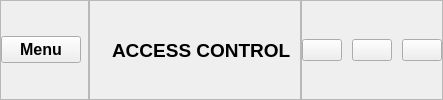
     <widget class="QFrame" name="header_frame">
      <property name="frameShape">
       <enum>QFrame::NoFrame</enum>
      </property>
      <property name="frameShadow">
       <enum>QFrame::Raised</enum>
      </property>
      <layout class="QHBoxLayout" name="horizontalLayout">
       <property name="spacing">
        <number>0</number>
       </property>
       <property name="leftMargin">
        <number>0</number>
       </property>
       <property name="topMargin">
        <number>0</number>
       </property>
       <property name="rightMargin">
        <number>0</number>
       </property>
       <property name="bottomMargin">
        <number>0</number>
       </property>
       <item>
        <widget class="QFrame" name="header_left_frame">
         <property name="frameShape">
          <enum>QFrame::StyledPanel</enum>
         </property>
         <property name="frameShadow">
          <enum>QFrame::Raised</enum>
         </property>
         <layout class="QHBoxLayout" name="horizontalLayout_4">
          <property name="spacing">
           <number>0</number>
          </property>
          <property name="leftMargin">
           <number>0</number>
          </property>
          <property name="topMargin">
           <number>0</number>
          </property>
          <property name="rightMargin">
           <number>0</number>
          </property>
          <property name="bottomMargin">
           <number>0</number>
          </property>
          <item alignment="Qt::AlignLeft">
           <widget class="QPushButton" name="pushButton">
            <property name="font">
             <font>
              <pointsize>12</pointsize>
              <weight>75</weight>
              <bold>true</bold>
             </font>
            </property>
            <property name="text">
             <string>Menu</string>
            </property>
            <property name="icon">
             <iconset resource="iconengines/resource.qrc">
              <normaloff>:/icons/align-left.svg</normaloff>:/icons/align-left.svg</iconset>
            </property>
            <property name="iconSize">
             <size>
              <width>32</width>
              <height>32</height>
             </size>
            </property>
           </widget>
          </item>
          <item>
           <widget class="QLabel" name="label_3">
            <property name="text">
             <string/>
            </property>
           </widget>
          </item>
         </layout>
        </widget>
       </item>
       <item>
        <widget class="QFrame" name="header_center_frame">
         <property name="frameShape">
          <enum>QFrame::StyledPanel</enum>
         </property>
         <property name="frameShadow">
          <enum>QFrame::Raised</enum>
         </property>
         <layout class="QHBoxLayout" name="horizontalLayout_3">
          <item alignment="Qt::AlignRight">
           <widget class="QLabel" name="label_2">
            <property name="text">
             <string/>
            </property>
            <property name="pixmap">
             <pixmap resource="iconengines/resource.qrc">:/icons/airplay.svg</pixmap>
            </property>
           </widget>
          </item>
          <item>
           <widget class="QLabel" name="label">
            <property name="font">
             <font>
              <pointsize>14</pointsize>
              <weight>75</weight>
              <bold>true</bold>
             </font>
            </property>
            <property name="text">
             <string>ACCESS CONTROL</string>
            </property>
           </widget>
          </item>
         </layout>
        </widget>
       </item>
       <item alignment="Qt::AlignRight">
        <widget class="QFrame" name="header_right_frame">
         <property name="frameShape">
          <enum>QFrame::StyledPanel</enum>
         </property>
         <property name="frameShadow">
          <enum>QFrame::Raised</enum>
         </property>
         <layout class="QHBoxLayout" name="horizontalLayout_2">
          <property name="spacing">
           <number>10</number>
          </property>
          <property name="leftMargin">
           <number>0</number>
          </property>
          <property name="topMargin">
           <number>0</number>
          </property>
          <property name="rightMargin">
           <number>0</number>
          </property>
          <property name="bottomMargin">
           <number>0</number>
          </property>
          <item>
           <widget class="QPushButton" name="minimize_window_button">
            <property name="text">
             <string/>
            </property>
            <property name="icon">
             <iconset resource="iconengines/resource.qrc">
              <normaloff>:/icons/minus.svg</normaloff>:/icons/minus.svg</iconset>
            </property>
            <property name="iconSize">
             <size>
              <width>20</width>
              <height>20</height>
             </size>
            </property>
           </widget>
          </item>
          <item>
           <widget class="QPushButton" name="restore_window_button">
            <property name="text">
             <string/>
            </property>
            <property name="icon">
             <iconset resource="iconengines/resource.qrc">
              <normaloff>:/icons/crop.svg</normaloff>:/icons/crop.svg</iconset>
            </property>
            <property name="iconSize">
             <size>
              <width>20</width>
              <height>20</height>
             </size>
            </property>
           </widget>
          </item>
          <item>
           <widget class="QPushButton" name="close_window_button">
            <property name="text">
             <string/>
            </property>
            <property name="icon">
             <iconset resource="iconengines/resource.qrc">
              <normaloff>:/icons/x.svg</normaloff>:/icons/x.svg</iconset>
            </property>
            <property name="iconSize">
             <size>
              <width>20</width>
              <height>20</height>
             </size>
            </property>
           </widget>
          </item>
         </layout>
        </widget>
       </item>
      </layout>
     </widget>
